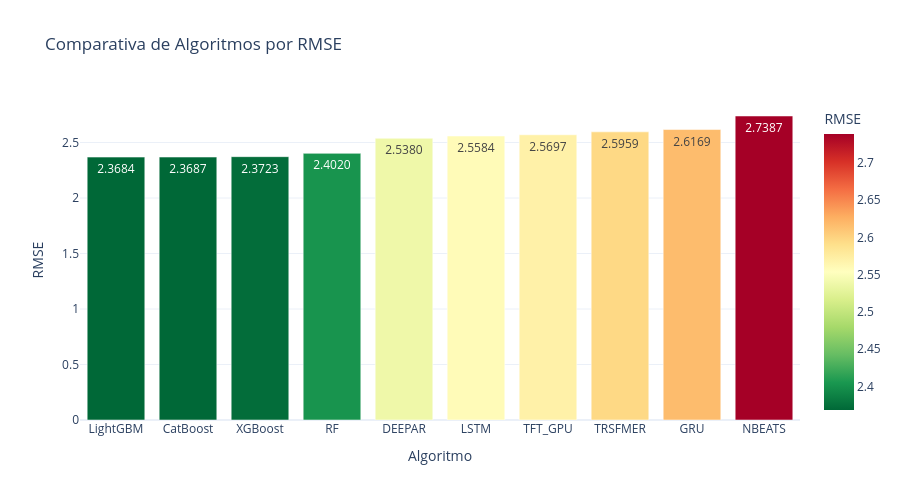

Notebook code cell kept with this figure:
### Code cell
# ============================================================================
# GRÁFICO: COMPARATIVA DE ALGORITMOS - MÉTRICA PARAMETRIZABLE
# ============================================================================

# PARÁMETRO: Métrica a visualizar (cambiar aquí para ver otra métrica)
METRICA_GRAFICO = 'RMSE'

# Algoritmos a excluir del gráfico
ALGORITMOS_EXCLUIR_GRAFICO = ['NAIVE', 'MEDIA7']

print("\n" + "="*100)
print(f"📊 GRÁFICO: COMPARATIVA DE ALGORITMOS - {METRICA_GRAFICO}")
print("="*100)

# Obtener datos globales (NDetalle == 'Global', sin Cluster, sin Producto)
df_global_para_grafico = df_resultados_consolidados[
    (df_resultados_consolidados['NDetalle'] == 'Global') &
    (df_resultados_consolidados['Cluster'].isna()) &
    (df_resultados_consolidados['Producto'].isna())
].copy()

# Filtrar algoritmos a excluir
df_grafico_data = df_global_para_grafico[
    ~df_global_para_grafico['Algoritmo'].isin(ALGORITMOS_EXCLUIR_GRAFICO)
].copy()

# Ordenar por la métrica seleccionada
df_grafico_data = df_grafico_data.sort_values(METRICA_GRAFICO)

# Crear gráfico de barras
import plotly.express as px

fig = px.bar(
    df_grafico_data,
    x='Algoritmo',
    y=METRICA_GRAFICO,
    title=f'Comparativa de Algoritmos por {METRICA_GRAFICO}',
    labels={'Algoritmo': 'Algoritmo', METRICA_GRAFICO: METRICA_GRAFICO},
    color=METRICA_GRAFICO,
    color_continuous_scale='RdYlGn_r',
    text=METRICA_GRAFICO,
    height=500
)

fig.update_traces(textposition='auto', texttemplate='%{text:.4f}')
fig.update_layout(
    xaxis_title='Algoritmo',
    yaxis_title=METRICA_GRAFICO,
    showlegend=False,
    template='plotly_white',
    hovermode='x unified'
)

fig.show()

print(f"\n✅ Gráfico generado con {len(df_grafico_data)} algoritmos (excluidos: {', '.join(ALGORITMOS_EXCLUIR_GRAFICO)})")
print(f"💡 Tip: Cambia METRICA_GRAFICO = '{METRICA_GRAFICO}' por otra métrica para ver diferentes comparativas")

### Figure 1 — Plotly figure (JSON) as saved in the notebook; plotly's stock layout.template omitted (floating-point values rounded to 4 significant figures)
{"data": [{"hovertemplate": "Algoritmo=%{x}<br>RMSE=%{marker.color}<extra></extra>", "legendgroup": "", "marker": {"color": [2.368, 2.369, 2.372, 2.402, 2.538, 2.558, 2.57, 2.596, 2.617, 2.739], "coloraxis": "coloraxis", "pattern": {"shape": ""}}, "name": "", "orientation": "v", "showlegend": false, "text": [2.368, 2.369, 2.372, 2.402, 2.538, 2.558, 2.57, 2.596, 2.617, 2.739], "textposition": "auto", "texttemplate": "%{text:.4f}", "type": "bar", "x": ["LightGBM", "CatBoost", "XGBoost", "RF", "DEEPAR", "LSTM", "TFT_GPU", "TRSFMER", "GRU", "NBEATS"], "xaxis": "x", "y": [2.368, 2.369, 2.372, 2.402, 2.538, 2.558, 2.57, 2.596, 2.617, 2.739], "yaxis": "y"}], "layout": {"barmode": "relative", "coloraxis": {"colorbar": {"title": {"text": "RMSE"}}, "colorscale": [[0, "rgb(0,104,55)"], [0.1, "rgb(26,152,80)"], [0.2, "rgb(102,189,99)"], [0.3, "rgb(166,217,106)"], [0.4, "rgb(217,239,139)"], [0.5, "rgb(255,255,191)"], [0.6, "rgb(254,224,139)"], [0.7, "rgb(253,174,97)"], [0.8, "rgb(244,109,67)"], [0.9, "rgb(215,48,39)"], [1, "rgb(165,0,38)"]]}, "height": 500, "hovermode": "x unified", "legend": {"tracegroupgap": 0}, "showlegend": false, "title": {"text": "Comparativa de Algoritmos por RMSE"}, "xaxis": {"anchor": "y", "domain": [0, 1], "title": {"text": "Algoritmo"}}, "yaxis": {"anchor": "x", "domain": [0, 1], "title": {"text": "RMSE"}}}}
